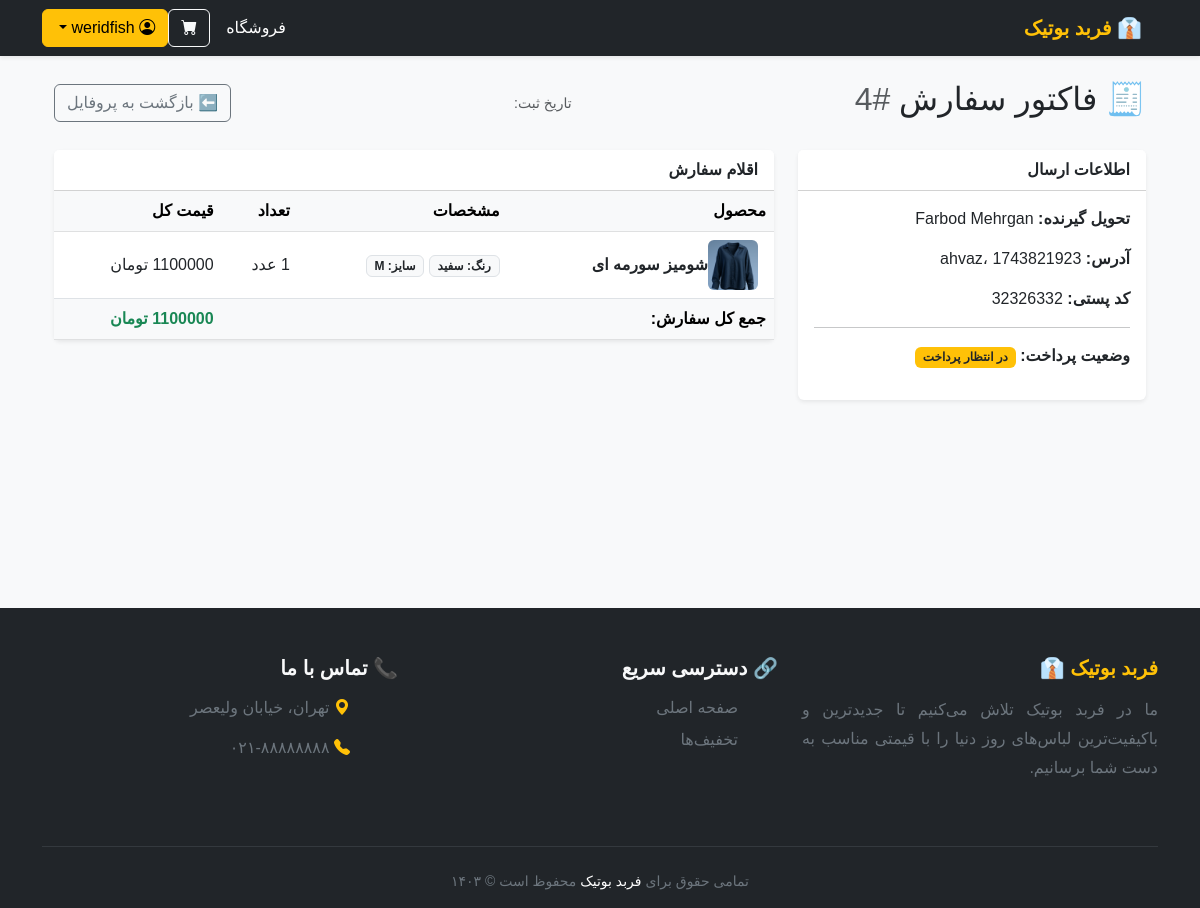
/orders/4/ (signed in), run on the app's committed database.
### orders/models.py (models this page shows, shortened)
class Order(models.Model):
    first_name = models.CharField(max_length=50, verbose_name='نام')
    last_name = models.CharField(max_length=50, verbose_name='نام خانوادگی')
    email = models.EmailField(verbose_name='ایمیل')
    address = models.CharField(max_length=250, verbose_name='آدرس پستی')
    postal_code = models.CharField(max_length=20, verbose_name='کد پستی')
    city = models.CharField(max_length=100, verbose_name='شهر')
    created = models.DateTimeField(auto_now_add=True)
    updated = models.DateTimeField(auto_now=True)
    paid = models.BooleanField(default=False, verbose_name='پرداخت شده؟')
    user = models.ForeignKey(User, on_delete=models.CASCADE, related_name='orders', null=True, blank=True)
    first_name = models.CharField(max_length=50, verbose_name='نام')
    class Meta:
        ordering = ('-created',) # سفارش‌های جدیدتر اول میان
        verbose_name = 'سفارش'
        verbose_name_plural = 'سفارشات'
    def get_total_cost(self):
        return sum(item.get_cost() for item in self.items.all())

class OrderItem(models.Model):
    order = models.ForeignKey(Order, related_name='items', on_delete=models.CASCADE)
    product = models.ForeignKey(Product, related_name='order_items', on_delete=models.CASCADE)
    variant = models.ForeignKey(Variants, related_name='order_items', on_delete=models.SET_NULL, blank=True, null=True)
    price = models.PositiveIntegerField()
    quantity = models.PositiveIntegerField(default=1)
    def get_cost(self):
        return self.price * self.quantity

### store/models.py (models this page shows, shortened)
class Product(models.Model):
    category = models.ForeignKey(Category, related_name='products', on_delete=models.CASCADE, verbose_name="دسته‌بندی")
    name = models.CharField(max_length=200, verbose_name="نام لباس")
    slug = models.SlugField(max_length=200, db_index=True, verbose_name="آدرس URL")
    image = models.ImageField(upload_to='products/%Y/%m/%d', blank=True, verbose_name="تصویر لباس")
    description = models.TextField(blank=True, verbose_name="توضیحات (جنس پارچه و...)")
    price = models.PositiveIntegerField(verbose_name="قیمت (تومان)")
    available = models.BooleanField(default=True, verbose_name="موجود است؟")
    favorites = models.ManyToManyField(User, related_name='favorites', blank=True, verbose_name='لیست علاقه‌مندی‌ها')
    created = models.DateTimeField(auto_now_add=True)
    updated = models.DateTimeField(auto_now=True)
    class Meta:
        verbose_name = "محصول"
        verbose_name_plural = "محصولات"
        ordering = ('name',)
    def get_absolute_url(self):
        return reverse('store:product_detail', args=[self.slug])

class Variants(models.Model):
    product = models.ForeignKey(Product, on_delete=models.CASCADE, related_name='variants')
    size = models.ForeignKey(Size, on_delete=models.CASCADE, blank=True, null=True)
    color = models.ForeignKey(Color, on_delete=models.CASCADE, blank=True, null=True)
    quantity = models.PositiveIntegerField(default=1) # موجودی انبار برای این رنگ و سایز خاص
    price_override = models.PositiveIntegerField(blank=True, null=True) # اگر این رنگ گرون‌تر بود

class Color(models.Model):
    name = models.CharField(max_length=20)
    code = models.CharField(max_length=10, blank=True, null=True) # کد رنگ HTML مثلا #FF0000

class Size(models.Model):
    name = models.CharField(max_length=20)
    code = models.CharField(max_length=10, blank=True, null=True)

### orders/views.py (the view)
# urls.py: path('<int:order_id>/', views.order_detail, name='order_detail'),
@login_required
def order_detail(request, order_id):
    order = get_object_or_404(Order, id=order_id, user=request.user)
    return render(request, 'orders/order_detail.html', {'order': order})

### store/templatetags/jalali.py (called while the page is built)
@register.filter
def to_jalali_time(value):
    if value:
        return jdatetime.datetime.fromgregorian(datetime=value).strftime('%Y/%m/%d ساعت %H:%M')
    return ""

### orders/templates/orders/order_detail.html (shortened to what this page needs)
{% extends 'store/base.html' %}
{% load jalali %}
{% block content %}
<div class="container mt-4">
    <div class="d-flex justify-content-between align-items-center mb-4">
        <h2>🧾 فاکتور سفارش <span class="text-muted">#{{ order.id }}</span></h2>
        <small class="text-muted">تاریخ ثبت: {{ order.created|to_jalali_time }}</small>
        <a href="{% url 'accounts:profile' %}" class="btn btn-outline-secondary">⬅️ بازگشت به پروفایل</a>
    </div>
    <div class="row">
        <div class="col-md-4 mb-3">
            <div class="card shadow-sm border-0 h-100">
                <div class="card-header bg-white fw-bold">اطلاعات ارسال</div>
                <div class="card-body">
                    <p><strong>تحویل گیرنده:</strong> {{ order.first_name }} {{ order.last_name }}</p>
                    <p><strong>آدرس:</strong> {{ order.city }}، {{ order.address }}</p>
                    <p><strong>کد پستی:</strong> {{ order.postal_code }}</p>
                    <hr>
                    <p>
                        <strong>وضعیت پرداخت:</strong>
                        {% if order.paid %}
                            <span class="badge bg-success">پرداخت شده</span>
                        {% else %}
                            <span class="badge bg-warning text-dark">در انتظار پرداخت</span>
                        {% endif %}
                    </p>
                </div>
            </div>
        </div>
        <div class="col-md-8">
            <div class="card shadow-sm border-0">
                <div class="card-header bg-white fw-bold">اقلام سفارش</div>
                <div class="table-responsive">
                    <table class="table align-middle mb-0">
                        <thead class="table-light">
                            <tr>
                                <th>محصول</th>
                                <th>مشخصات</th>
                                <th>تعداد</th>
                                <th>قیمت کل</th>
                            </tr>
                        </thead>
                        <tbody>
                            {% for item in order.items.all %}
                                <tr>
                                    <td>
                                        <div class="d-flex align-items-center">
                                            {% if item.product.image %}
                                                <img src="{{ item.product.image.url }}" width="50" height="50" class="rounded me-2" style="object-fit: cover;">
                                            {% endif %}
                                            <a href="{{ item.product.get_absolute_url }}" class="text-decoration-none text-dark fw-bold">
                                                {{ item.product.name }}
                                            </a>
                                        </div>
                                    </td>
                                    <td>
                                        {% if item.variant %}
                                            <span class="badge bg-light text-dark border">
                                                رنگ: {{ item.variant.color.name }}
                                            </span>
                                            <span class="badge bg-light text-dark border">
                                                سایز: {{ item.variant.size.name }}
                                            </span>
                                        {% else %}
                                            <small class="text-muted">بدون مشخصات</small>
                                        {% endif %}
                                    </td>
                                    <td>{{ item.quantity }} عدد</td>
                                    <td>{{ item.get_cost }} تومان</td>
                                </tr>
                            {% endfor %}
                        </tbody>
                        <tfoot class="table-light">
                            <tr>
                                <td colspan="3" class="text-end fw-bold">جمع کل سفارش:</td>
                                <td class="fw-bold text-success">{{ order.get_total_cost }} تومان</td>
                            </tr>
                        </tfoot>
                    </table>
                </div>
            </div>
        </div>
    </div>
</div>
{% endblock %}

### store/templates/store/base.html (shortened to what this page needs)
{% load static %}
<!DOCTYPE html>
<html lang="fa" dir="rtl">
<head>
    <link href="https://cdn.jsdelivr.net/npm/bootstrap@5.3.0/dist/css/bootstrap.min.css" rel="stylesheet">
    <link rel="stylesheet" href="https://cdn.jsdelivr.net/npm/bootstrap-icons@1.11.0/font/bootstrap-icons.css">
</head>
<body>
    <nav class="navbar navbar-expand-lg navbar-dark bg-dark sticky-top shadow-sm">
        <div class="container">
            <a class="navbar-brand fw-bold text-warning" href="/">👔 فربد بوتیک</a>
            <div class="collapse navbar-collapse" id="navbarNav">
                <ul class="navbar-nav me-auto mb-2 mb-lg-0">
                    <li class="nav-item"><a class="nav-link active" href="{% url 'store:product_list' %}">فروشگاه</a></li>
                    </ul>
                <div class="d-flex align-items-center">
                    <a href="{% url 'cart:cart_detail' %}" class="btn btn-outline-light me-2 position-relative">
                        <i class="bi bi-cart-fill"></i>
                    </a>
                    {% if user.is_authenticated %}
                        <div class="dropdown">
                            <button class="btn btn-warning dropdown-toggle" type="button" data-bs-toggle="dropdown">
                                <i class="bi bi-person-circle"></i> {{ user.username }}
                            </button>
                        </div>
                    {% else %}
                        <a href="{% url 'accounts:login' %}" class="btn btn-outline-light me-2">ورود</a>
                        <a href="{% url 'accounts:register' %}" class="btn btn-warning fw-bold">ثبت نام</a>
                    {% endif %}
                </div>
            </div>
        </div>
    </nav>
    <div class="container" style="min-height: 60vh;">
        {% block content %}
        {% endblock %}
    </div>
    <footer class="bg-dark text-light pt-5 pb-3 mt-5">
        <div class="container">
            <div class="row">
                <div class="col-md-4 mb-4">
                    <h5 class="text-warning fw-bold mb-3">فربد بوتیک 👔</h5>
                    <p class="text-secondary" style="text-align: justify; line-height: 1.8;">
                        ما در فربد بوتیک تلاش می‌کنیم تا جدیدترین و باکیفیت‌ترین لباس‌های روز دنیا را با قیمتی مناسب به دست شما برسانیم.
                    </p>
                </div>
                <div class="col-md-4 mb-4">
                    <h5 class="fw-bold mb-3">🔗 دسترسی سریع</h5>
                    <ul class="list-unstyled text-secondary">
                        <li class="mb-2"><a href="/" class="text-decoration-none text-secondary">صفحه اصلی</a></li>
                        <li class="mb-2"><a href="#" class="text-decoration-none text-secondary">تخفیف‌ها</a></li>
                    </ul>
                </div>
                <div class="col-md-4 mb-4">
                    <h5 class="fw-bold mb-3">📞 تماس با ما</h5>
                    <ul class="list-unstyled text-secondary">
                        <li class="mb-3"><i class="bi bi-geo-alt-fill text-warning me-2"></i> تهران، خیابان ولیعصر</li>
                        <li class="mb-3"><i class="bi bi-telephone-fill text-warning me-2"></i> ۰۲۱-۸۸۸۸۸۸۸۸</li>
                    </ul>
                </div>
            </div>
            <hr class="border-secondary my-4">
            <div class="text-center text-secondary small">
                <p class="mb-0">تمامی حقوق برای <span class="text-white">فربد بوتیک</span> محفوظ است © ۱۴۰۳</p>
            </div>
        </div>
    </footer>
</body>
</html>

### store/templates/store/base.html (style rules this page uses)
body { font-family: Tahoma, sans-serif; background-color: #f8f9fa; }
a { text-decoration: none; }

### data on the page
Order: id "4", first_name "Farbod", last_name "Mehrgan", city "ahvaz", address "1743821923", postal_code "32326332", get_total_cost "1100000"
OrderItem: product.image (picture), product.name "شومیز سورمه ای", variant.color.name "سفید", variant.size.name "M"

### other printed values
{{ user.username }} "weridfish"
